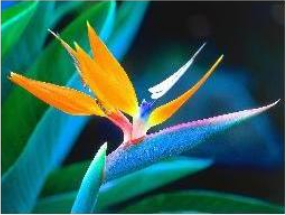
#> input picture lecture-3-image-enhancement/enhancement-in-spatial-domain/src-imgs/image_1.png, 285 x 215 px
$ python -i ex1_color_detection.py   (imports and definitions only)
#> lines starting #> are read from the running program, lines starting #| are printed output that depends on the picture; after the words box and inside, x2 and y2 are one past the last pixel; in counts of white or black regions, pixels touching at a corner belong together
import cv2
import numpy as np
import argparse

def main(image_file_path):
    img = cv2.imread(image_file_path)
#> img is the input picture: shape (215, 285, 3); mean B, G, R 86.7, 95.9, 45.3

    # Convert BGR to HSV
    hsv = cv2.cvtColor(img, cv2.COLOR_BGR2HSV)
#> hsv: shape (215, 285, 3); mean H, S, V 81.6, 179.2, 116

    # define blue color range
    light_blue = np.array([110,50,50])
    dark_blue = np.array([130,255,255])

    # Threshold the HSV image to get only blue colors
    mask = cv2.inRange(hsv, light_blue, dark_blue)
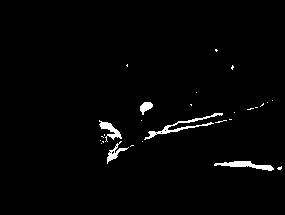
#> mask: shape (215, 285); 1.8% white; 27 white regions (22 under 20 px), largest, box (x1, y1, x2, y2) and area: (144, 113, 223, 140) 330, (214, 161, 274, 171) 268, (99, 120, 122, 142) 185, (107, 141, 129, 164) 139, (140, 102, 153, 115) 101

    # Bitwise-AND mask and original image
    output = cv2.bitwise_and(img, img, mask = mask)

    name_window_1 = "original"
    name_window_2 = "after"

    while True:
        cv2.imshow(name_window_1, img)
        cv2.imshow(name_window_2, output)
        key = cv2.waitKey(0)
#> (key Esc is pressed here)

        # press ESC to close
        if key == 27:
            break

    # destroy all windows
    cv2.destroyAllWindows()

# [7 lines not run here, left out]

>>> result = main('../../lecture-3-image-enhancement/enhancement-in-spatial-domain/src-imgs/image_1.png')
